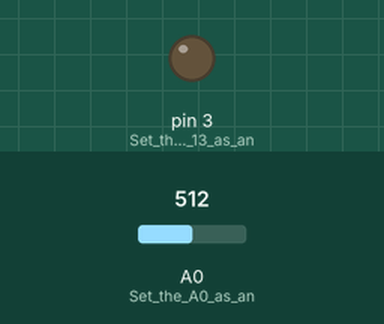
This sketch was run on a simulated Arduino Uno, built with avr-gcc and run on an emulated ATmega328P. Shown: output pins drawn as LEDs (lit = HIGH). The test bench sets the inputs (shaded band); at power-on: A0 (Set_the_A0_as_an) = 512.

Above: at 1.2 s.
1.3 s: A0 (Set_the_A0_as_an) set to 716
At 1.6 s:
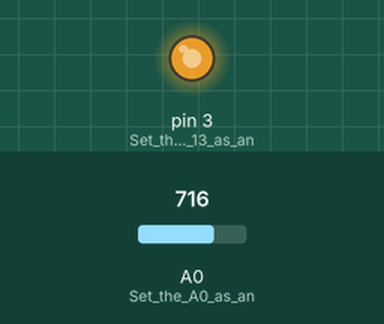
2.8 s: A0 (Set_the_A0_as_an) set to 759
At 3.9 s:
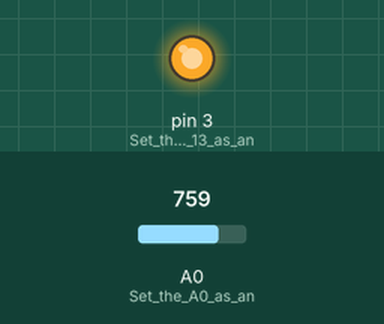
4.3 s: A0 (Set_the_A0_as_an) set to 768
At 5.0 s:
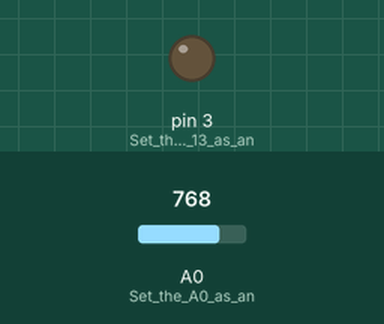
5.8 s: A0 (Set_the_A0_as_an) set to 900
At 6.2 s:
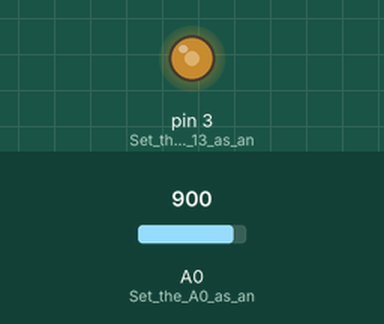
7.3 s: A0 (Set_the_A0_as_an) set to 306
At 8.5 s:
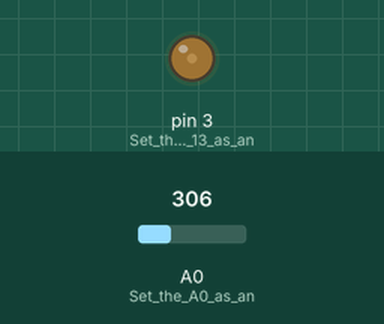
8.8 s: A0 (Set_the_A0_as_an) set to 0
At 9.7 s:
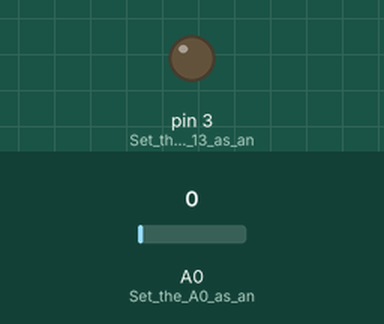
Timing chart, 0 to 11.3 s (numbered marks = the images above; inputs shaded):
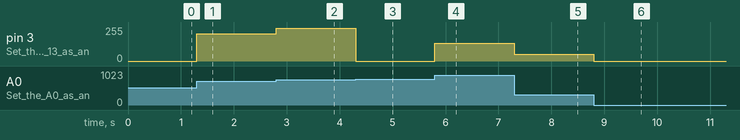

The sketch:

Arduino_analogWrite_with_analogRead_Example.ino
```cpp
/*
 * MOUDLE(S) : 4601ICBTMA | 4604ICBTEL
 * SKETCH    : Arduino analogWrite with analogRead Example
 * AUTHOR    : Liyanage Kalana Perera (www.linkedin.com/in/liyanagekalana)
 * DATE      : 2026.09.25
 *
 * REQUIRED LIBRARIES ->
 *                     >  None
 *
 * NOTES ->
 *        > This sketch will demonstrate how to use analogRead() function.
 *        > analogRead() function will use to read analog inputs.
 *        > analogWrite() function will only work with "ANALOG" section pins (A0 to A5).
 *        > Use "INPUT" instead of "INPUT_PULLUP" when use analogRead() function.
 *
 */

void setup()
{
  pinMode(A0,INPUT); // Set the A0 as an "INPUT".
  pinMode(3,OUTPUT); // Set the GPIO 13 as an "OUTPUT".
}

void loop()
{
  // The value of A0 will be set the PWM on GPIO 3.
  // The LED brightness will be based on the Potentiometer input.
  analogWrite(3,analogRead(A0));
}
```

Measured:
- the behaviour switches between 767 and 768 on A0 (Set_the_A0_as_an) (found by bisection; images 2 and 3)
- after the input at 1.3 s, pin 3 (Set_the_GPIO_13_as_an): 0/255 → 204/255 at once
- after the input at 2.8 s, pin 3 (Set_the_GPIO_13_as_an): 204/255 → 247/255 at once
- after the input at 4.3 s, pin 3 (Set_the_GPIO_13_as_an): 247/255 → 0/255 at once
- after the input at 5.8 s, pin 3 (Set_the_GPIO_13_as_an): 0/255 → 132/255 at once
- after the input at 7.3 s, pin 3 (Set_the_GPIO_13_as_an): 132/255 → 50/255 at once
- after the input at 8.8 s, pin 3 (Set_the_GPIO_13_as_an): 50/255 → 0/255 at once
